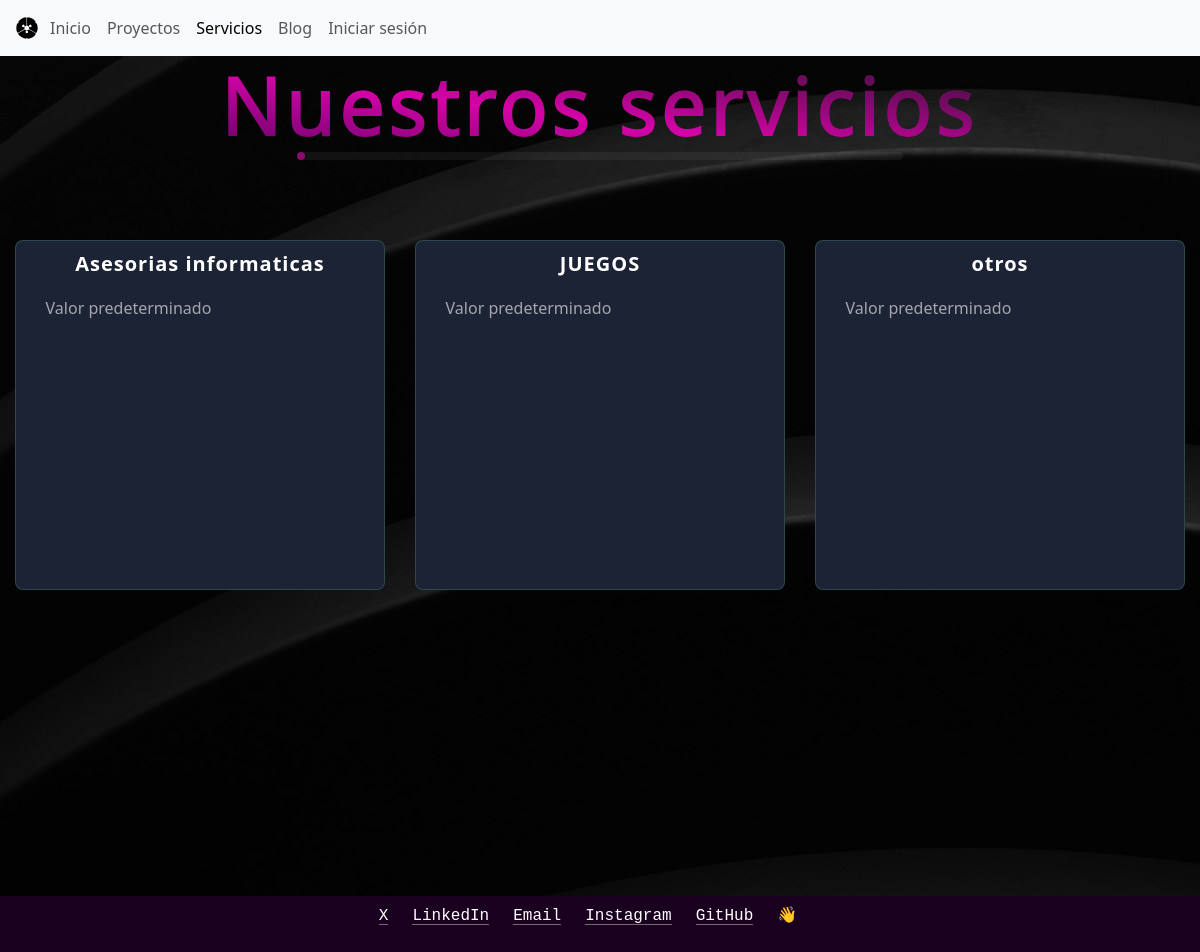
The app's page /blog/servicios/ with its own data.
### blog/models.py (models this page shows, shortened)
class Servicio(models.Model):
    nombre = models.CharField(max_length=50)
    Imagen = models.ImageField(upload_to="servicios",null=True)
    descripcion=models.TextField()
    informacion = models.CharField(max_length=100, default='Valor predeterminado')

### blog/views.py (the view)
# urls.py: path("servicios/", views.servicios, name="servicios"),
def servicios(request):
    servicios = Servicio.objects.all()
    data={
        'servicios': servicios
    }
    context = {}
    return render(request, 'pages/servicios.html', data)

### blog/templates/pages/servicios.html (shortened to what this page needs)
<!DOCTYPE html>
<html lang="en">
<head>
    {% load static %}
    <link rel="stylesheet" href="{% static 'css/bootstrap.min.css' %}">
    <link rel="stylesheet" href="{% static 'css/custom.css' %}">
    <link rel="stylesheet" href="https://cdnjs.cloudflare.com/ajax/libs/font-awesome/6.5.2/css/all.min.css">
</head>
<body>
    <header>
        <nav class="navbar navbar-expand-lg bg-body-tertiary">
            <div class="container-fluid">
                <img src="{% static 'img/icono.svg' %}" alt="Bootstrap" width="30" height="24">
                <div class="collapse navbar-collapse" id="navbarSupportedContent">
                    <ul class="navbar-nav me-auto mb-2 mb-lg-0">
                        <li class="nav-item">
                            <a class="nav-link" aria-current="page" href="{% url 'index' %}">Inicio</a>
                        </li>
                        <li class="nav-item">
                            <a class="nav-link" href="{% url 'proyectos' %}">Proyectos</a>
                        </li>
                        <li class="nav-item">
                            <a class="nav-link active" href="{% url 'servicios' %}">Servicios</a>
                        </li>
                        <li class="nav-item">
                            <a class="nav-link" href="{% url 'blog' %}">Blog</a>
                        </li>
                        {% if user.is_authenticated %}
                            <li class="nav-item">
                                <a class="nav-link" href="{% url 'logout' %}">Cerrar sesión</a>
                            </li>
                            <li >
                              <a class="nav-link" href="#">@{{ user.username }}</a>
                            </li>
                        {% else %}
                            <li class="nav-item">
                                <a class="nav-link" href="{% url 'login' %}">Iniciar sesión</a>
                            </li>
                        {% endif %}
                    </ul>
                </div>
            </div>
        </nav>
    </header>
    <main>
        <div class="contenedor">
            <div class="service-wrapper">
                <div class="servicio">
                    <h1 class="titulo-servicio">Nuestros servicios<span></span></h1>
                    <div class="cartas">
                    {% for p in servicios%}
                        <div class="carta" data-mensaje="{{p.descripcion}}">
                            <h2>{{p.nombre}}</h2>
                            <p>{{p.informacion}}</p>
                        </div>
                    {% endfor %}
                    </div>
                </div>
            </div>
        </div>
    </main>
    <footer>
        <div class="footer">
            <ul>
                <li><a href="#">X</a></li>
                <li><a href="#">LinkedIn</a></li>
                <li><a href="#">Email</a></li>
                <li><a href="#">Instagram</a></li>
                <li><a href="#">GitHub</a></li>
                <li><p>👋</p></li>
            </ul>
        </div>
    </footer>
</body>
</html>

### blog/static/css/custom.css (style rules this page uses)
*, *::before, *::after { box-sizing: border-box; }
body { margin: 0; padding: 0; background-image: url(../img/fondo1.jpg); color: #572364; box-sizing: border-box; }
.contenedor { min-height: 100vh; width: 100%; margin-bottom: 2vh; }
.servicio { display: flex; flex-direction: column; align-items: center; }
.titulo-servicio { color: #fff; font-size: 5rem; -webkit-text-stroke-width: 2px; -webkit-text-stroke-color: transparent; letter-spacing: 4px; background-color: rgb(4, 52, 83); background: linear-gradient(8deg,rgb(97, 3, 100) 0%,rgb(214, 3, 168)41%, rgba(41,17,45,1)100%); -webkit-background-clip: text; -webkit-text-fill-color: transparent; position: relative; }
.titulo-servicio::after { content: ""; position: absolute; top: 100%; left: 10%; height: 8px; width: 80%; border-radius: 8px; background-color : rgba(255, 255, 255, .05); }
.titulo-servicio span { position: absolute; top: 100%; left: 10%; height: 8px; width: 8px; border-radius: 50%; background-color: #850063; animation: anim 3s linear infinite; }
.cartas { display: grid; grid-template-columns: repeat(3,1fr); gap: 30px; margin-top: 80px; }
.carta { height: 350px; width: 370px; background-color: #1c2335; padding: 3% 8%; border: 0.2px solid rgba(114,226,174,0.2); border-radius: 8px; transition: .6s; display: flex; align-items: center; flex-direction: column; position: relative; overflow: hidden; }
.carta:after { content: ""; position: absolute; top: 150%; left: -200px; width: 120%; transform: rotate(50deg); background-color: #bc13fe; height: 18px; filter: blur(30px); opacity: 0.5; transition: 1s; }
.carta h2 { color: #fff; font-size: 20px; font-weight: 600; letter-spacing: 1px; }
.carta p { text-align: left; width: 100%; margin: 12px 0; color: rgba(255, 255, 255, .6); }
.footer { display: flex; justify-content: center; align-items: center; height: 7vh; margin-top: 5vh; width: 100%; background-color: #1a0120; line-height: 1.3; font-family: Menlo, monospace; display: grid; }
.footer ul { display: flex; justify-content: center; list-style-type: none; padding: 0; margin: 0 auto; }
.footer li { margin-right: 24px; justify-content: center; }
.footer a { color: white; text-decoration: none; box-shadow: inset 0 -1px 0 hsla(0, 0%, 100%, 0.4); }
.footer li:last-child { grid-column: 1 / 2; grid-row: 1 / 2; }

### records on screen
Servicio: nombre "Asesorias informaticas", informacion "Valor predeterminado"
Servicio: nombre "JUEGOS", informacion "Valor predeterminado"
Servicio: nombre "otros", informacion "Valor predeterminado"
